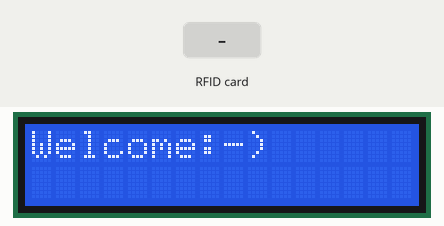
This sketch was run on a simulated Arduino Uno, built with avr-gcc and run on an emulated ATmega328P. Parts: 16×2 character LCD. Inputs (shaded band) come from the test bench.

Above: at 0.2 s.
6.4 s: RFID card 5E 7A 19 C4 held to the reader
At 6.8 s:
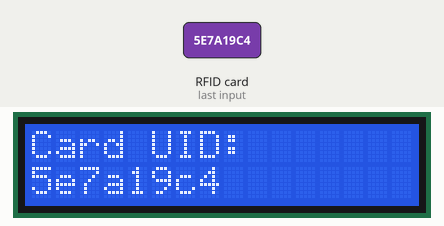
Timing chart, 0 to 9.4 s (numbered marks = the images above; inputs shaded):
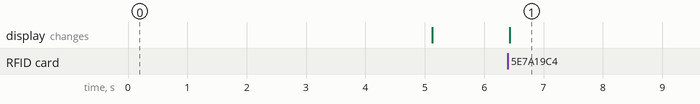

The sketch:

READ_RFID.ino
```cpp
#include <Wire.h>
#include <LiquidCrystal_I2C.h>
#include <MFRC522.h>


#define RST_PIN 9
#define NSS_PIN 10

MFRC522 mfrc522(NSS_PIN, RST_PIN);

LiquidCrystal_I2C lcd(0x27, 16, 2);

void setup() {
  Serial.begin(9600);
  lcd.begin(16, 2);
  lcd.backlight();

  SPI.begin();
  mfrc522.PCD_Init();

  lcd.setCursor(0, 0);
  lcd.print("Welcome:-)");
  delay(5000);
  lcd.clear();
}

void loop() {
  // בדיקה אם נמצא כרטיס
  if (mfrc522.PICC_IsNewCardPresent()) {
    if (mfrc522.PICC_ReadCardSerial()) {
      // הצגת המזהה של הכרטיס על ה-LCD
      String cardID = "";
      for (byte i = 0; i < mfrc522.uid.size; i++) {
        cardID += String(mfrc522.uid.uidByte[i], HEX);
      }

      lcd.clear();
      lcd.setCursor(0, 0);
      lcd.print("Card UID:");
      lcd.setCursor(0, 1);
      lcd.print(cardID);
      delay(3000);
    }
  }
}
```

Measured:
- after the input at 6.4 s, the display: changes at once (image 1)
